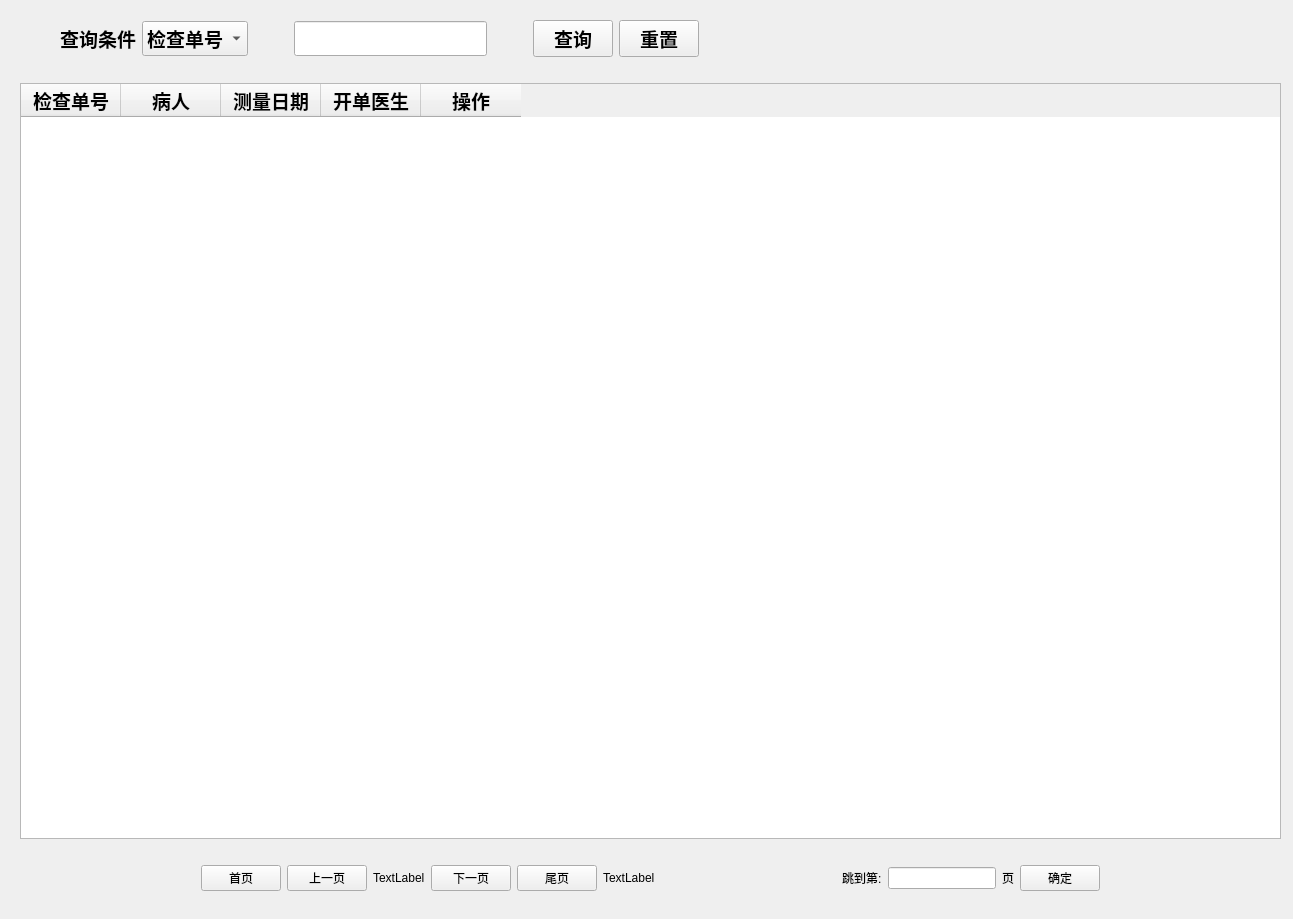
<?xml version="1.0" encoding="UTF-8"?>
<ui version="4.0">
 <class>Form</class>
 <widget class="QWidget" name="Form">
  <property name="geometry">
   <rect>
    <x>0</x>
    <y>0</y>
    <width>1293</width>
    <height>919</height>
   </rect>
  </property>
  <property name="windowTitle">
   <string>Form</string>
  </property>
  <widget class="QLabel" name="label">
   <property name="geometry">
    <rect>
     <x>360</x>
     <y>10</y>
     <width>181</width>
     <height>61</height>
    </rect>
   </property>
   <property name="sizePolicy">
    <sizepolicy hsizetype="Preferred" vsizetype="Preferred">
     <horstretch>0</horstretch>
     <verstretch>0</verstretch>
    </sizepolicy>
   </property>
   <property name="font">
    <font>
     <family>Arial Black</family>
     <pointsize>20</pointsize>
     <weight>75</weight>
     <bold>true</bold>
    </font>
   </property>
   <property name="text">
    <string/>
   </property>
   <property name="alignment">
    <set>Qt::AlignCenter</set>
   </property>
  </widget>
  <widget class="QWidget" name="verticalLayoutWidget">
   <property name="geometry">
    <rect>
     <x>20</x>
     <y>20</y>
     <width>1261</width>
     <height>871</height>
    </rect>
   </property>
   <layout class="QVBoxLayout" name="verticalLayout">
    <property name="sizeConstraint">
     <enum>QLayout::SetMaximumSize</enum>
    </property>
    <item>
     <layout class="QHBoxLayout" name="horizontalLayout">
      <item>
       <spacer name="horizontalSpacer">
        <property name="orientation">
         <enum>Qt::Horizontal</enum>
        </property>
        <property name="sizeType">
         <enum>QSizePolicy::Preferred</enum>
        </property>
        <property name="sizeHint" stdset="0">
         <size>
          <width>40</width>
          <height>20</height>
         </size>
        </property>
       </spacer>
      </item>
      <item>
       <widget class="QLabel" name="label_2">
        <property name="font">
         <font>
          <family>Arial Black</family>
          <pointsize>14</pointsize>
          <weight>75</weight>
          <bold>true</bold>
         </font>
        </property>
        <property name="text">
         <string>查询条件</string>
        </property>
       </widget>
      </item>
      <item>
       <widget class="QComboBox" name="comboBox">
        <property name="font">
         <font>
          <family>Arial Black</family>
          <pointsize>14</pointsize>
          <weight>75</weight>
          <bold>true</bold>
         </font>
        </property>
        <item>
         <property name="text">
          <string>检查单号</string>
         </property>
        </item>
        <item>
         <property name="text">
          <string>病人</string>
         </property>
        </item>
        <item>
         <property name="text">
          <string>开单医生</string>
         </property>
        </item>
       </widget>
      </item>
      <item>
       <spacer name="horizontalSpacer_3">
        <property name="orientation">
         <enum>Qt::Horizontal</enum>
        </property>
        <property name="sizeType">
         <enum>QSizePolicy::Preferred</enum>
        </property>
        <property name="sizeHint" stdset="0">
         <size>
          <width>40</width>
          <height>20</height>
         </size>
        </property>
       </spacer>
      </item>
      <item>
       <widget class="QLineEdit" name="lineEdit">
        <property name="sizePolicy">
         <sizepolicy hsizetype="Preferred" vsizetype="Fixed">
          <horstretch>0</horstretch>
          <verstretch>0</verstretch>
         </sizepolicy>
        </property>
        <property name="font">
         <font>
          <family>Arial Black</family>
          <pointsize>14</pointsize>
          <weight>75</weight>
          <bold>true</bold>
         </font>
        </property>
       </widget>
      </item>
      <item>
       <spacer name="horizontalSpacer_2">
        <property name="orientation">
         <enum>Qt::Horizontal</enum>
        </property>
        <property name="sizeType">
         <enum>QSizePolicy::Preferred</enum>
        </property>
        <property name="sizeHint" stdset="0">
         <size>
          <width>40</width>
          <height>20</height>
         </size>
        </property>
       </spacer>
      </item>
      <item>
       <widget class="QPushButton" name="pushButton">
        <property name="font">
         <font>
          <family>Arial Black</family>
          <pointsize>14</pointsize>
          <weight>75</weight>
          <bold>true</bold>
         </font>
        </property>
        <property name="text">
         <string>查询</string>
        </property>
       </widget>
      </item>
      <item>
       <widget class="QPushButton" name="pushButton_8">
        <property name="font">
         <font>
          <family>Agency FB</family>
          <pointsize>14</pointsize>
          <weight>75</weight>
          <bold>true</bold>
         </font>
        </property>
        <property name="text">
         <string>重置</string>
        </property>
       </widget>
      </item>
      <item>
       <spacer name="horizontalSpacer_4">
        <property name="orientation">
         <enum>Qt::Horizontal</enum>
        </property>
        <property name="sizeType">
         <enum>QSizePolicy::Expanding</enum>
        </property>
        <property name="sizeHint" stdset="0">
         <size>
          <width>40</width>
          <height>20</height>
         </size>
        </property>
       </spacer>
      </item>
     </layout>
    </item>
    <item>
     <spacer name="horizontalSpacer_5">
      <property name="orientation">
       <enum>Qt::Horizontal</enum>
      </property>
      <property name="sizeHint" stdset="0">
       <size>
        <width>40</width>
        <height>20</height>
       </size>
      </property>
     </spacer>
    </item>
    <item>
     <widget class="QTableWidget" name="tableWidget">
      <column>
       <property name="text">
        <string>检查单号</string>
       </property>
       <property name="font">
        <font>
         <family>Arial Black</family>
         <pointsize>14</pointsize>
         <weight>75</weight>
         <bold>true</bold>
        </font>
       </property>
      </column>
      <column>
       <property name="text">
        <string>病人</string>
       </property>
       <property name="font">
        <font>
         <family>Arial Black</family>
         <pointsize>14</pointsize>
         <weight>75</weight>
         <bold>true</bold>
        </font>
       </property>
      </column>
      <column>
       <property name="text">
        <string>测量日期</string>
       </property>
       <property name="font">
        <font>
         <family>Agency FB</family>
         <pointsize>14</pointsize>
         <weight>75</weight>
         <bold>true</bold>
        </font>
       </property>
      </column>
      <column>
       <property name="text">
        <string>开单医生</string>
       </property>
       <property name="font">
        <font>
         <family>Agency FB</family>
         <pointsize>14</pointsize>
         <weight>75</weight>
         <bold>true</bold>
        </font>
       </property>
      </column>
      <column>
       <property name="text">
        <string>操作</string>
       </property>
       <property name="font">
        <font>
         <family>Agency FB</family>
         <pointsize>14</pointsize>
         <weight>75</weight>
         <bold>true</bold>
        </font>
       </property>
      </column>
     </widget>
    </item>
    <item>
     <spacer name="horizontalSpacer_7">
      <property name="orientation">
       <enum>Qt::Horizontal</enum>
      </property>
      <property name="sizeHint" stdset="0">
       <size>
        <width>40</width>
        <height>20</height>
       </size>
      </property>
     </spacer>
    </item>
    <item>
     <layout class="QHBoxLayout" name="horizontalLayout_2">
      <item>
       <spacer name="horizontalSpacer_9">
        <property name="orientation">
         <enum>Qt::Horizontal</enum>
        </property>
        <property name="sizeHint" stdset="0">
         <size>
          <width>40</width>
          <height>20</height>
         </size>
        </property>
       </spacer>
      </item>
      <item>
       <widget class="QPushButton" name="pushButton_2">
        <property name="text">
         <string>首页</string>
        </property>
       </widget>
      </item>
      <item>
       <widget class="QPushButton" name="pushButton_3">
        <property name="text">
         <string>上一页</string>
        </property>
       </widget>
      </item>
      <item>
       <widget class="QLabel" name="label_6">
        <property name="text">
         <string>TextLabel</string>
        </property>
       </widget>
      </item>
      <item>
       <widget class="QPushButton" name="pushButton_4">
        <property name="text">
         <string>下一页</string>
        </property>
       </widget>
      </item>
      <item>
       <widget class="QPushButton" name="pushButton_5">
        <property name="text">
         <string>尾页</string>
        </property>
       </widget>
      </item>
      <item>
       <widget class="QLabel" name="label_3">
        <property name="text">
         <string>TextLabel</string>
        </property>
       </widget>
      </item>
      <item>
       <spacer name="horizontalSpacer_6">
        <property name="orientation">
         <enum>Qt::Horizontal</enum>
        </property>
        <property name="sizeHint" stdset="0">
         <size>
          <width>40</width>
          <height>20</height>
         </size>
        </property>
       </spacer>
      </item>
      <item>
       <widget class="QLabel" name="label_4">
        <property name="text">
         <string>跳到第:</string>
        </property>
       </widget>
      </item>
      <item>
       <widget class="QLineEdit" name="lineEdit_3">
        <property name="sizePolicy">
         <sizepolicy hsizetype="Preferred" vsizetype="Fixed">
          <horstretch>0</horstretch>
          <verstretch>0</verstretch>
         </sizepolicy>
        </property>
       </widget>
      </item>
      <item>
       <widget class="QLabel" name="label_5">
        <property name="text">
         <string>页</string>
        </property>
       </widget>
      </item>
      <item>
       <widget class="QPushButton" name="pushButton_6">
        <property name="text">
         <string>确定</string>
        </property>
       </widget>
      </item>
      <item>
       <spacer name="horizontalSpacer_10">
        <property name="orientation">
         <enum>Qt::Horizontal</enum>
        </property>
        <property name="sizeHint" stdset="0">
         <size>
          <width>40</width>
          <height>20</height>
         </size>
        </property>
       </spacer>
      </item>
     </layout>
    </item>
   </layout>
  </widget>
 </widget>
 <resources/>
 <connections/>
</ui>
